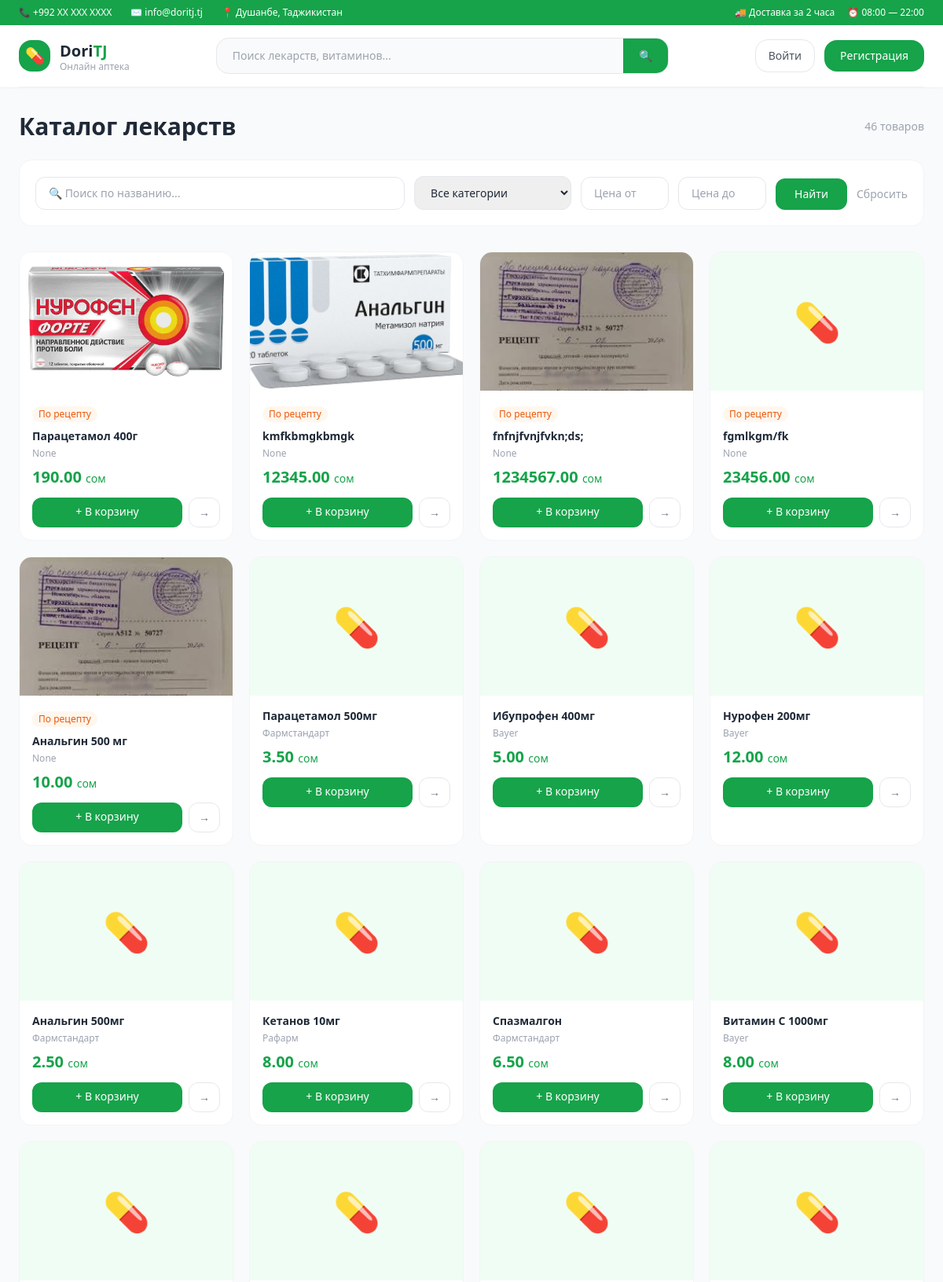
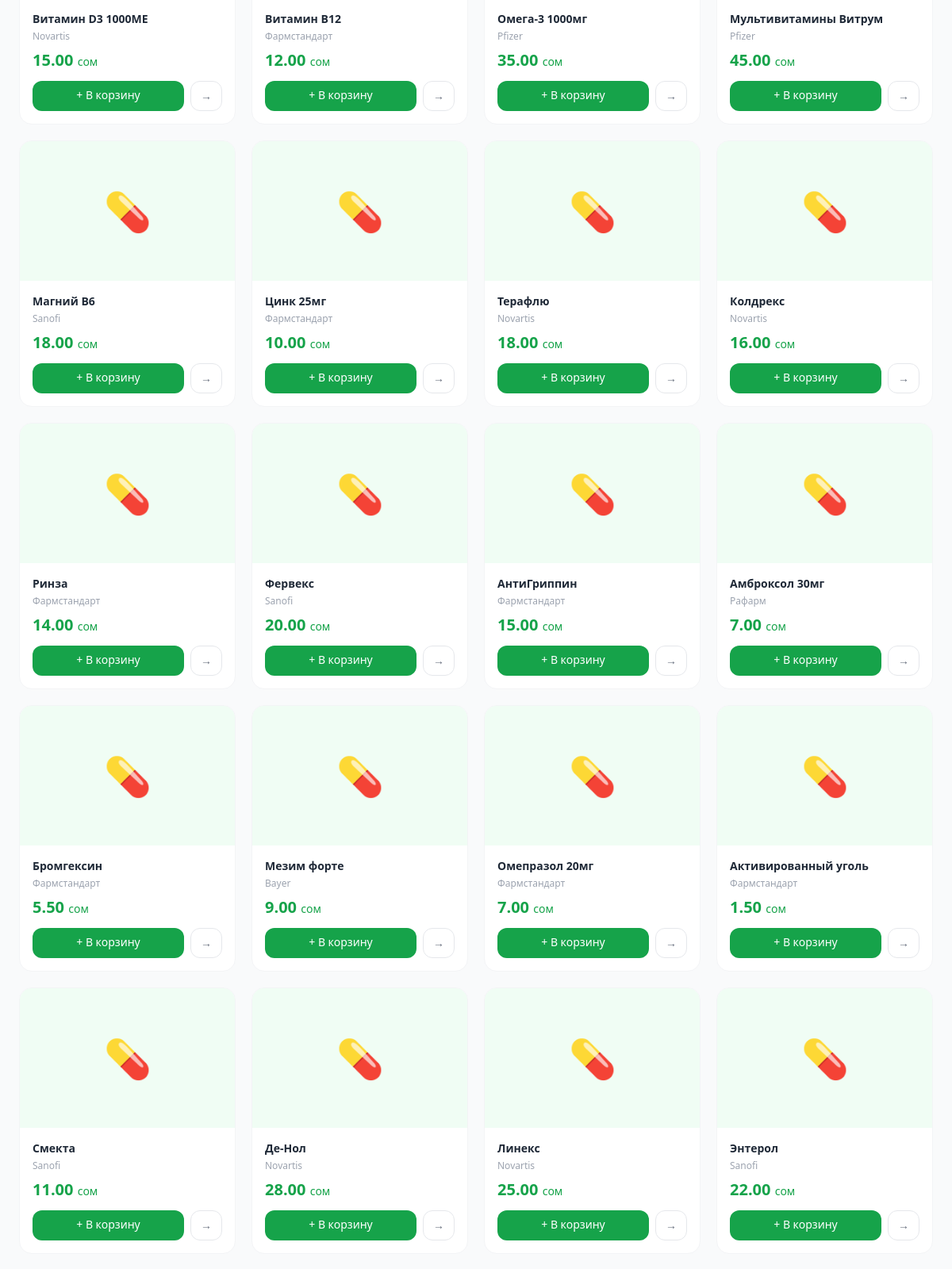
Page /catalog/ (upper part) on the committed database (2 pictures, top to bottom).
### products/models.py (models this page shows, shortened)
class Product(models.Model):
    category = models.ForeignKey(Category, on_delete=models.CASCADE)
    manufacturer = models.ForeignKey(Manufacturer, on_delete=models.SET_NULL, null=True)
    name = models.CharField(max_length=200)
    description = models.TextField(blank=True)
    price = models.DecimalField(max_digits=10, decimal_places=2)
    stock = models.PositiveIntegerField(default=0)
    image = models.ImageField(upload_to='products/', blank=True, null=True)
    is_prescription = models.BooleanField(default=False)
    active_substance = models.CharField(max_length=200, blank=True)
    created_at = models.DateTimeField(auto_now_add=True)
    is_deleted = models.BooleanField(default=False)

class Manufacturer(models.Model):
    name = models.CharField(max_length=200)
    country = models.CharField(max_length=100)
    description = models.TextField()
    def __str__(self):
        return self.name

### products/views.py (the view)
# urls.py: path('catalog/', views.catalog, name='catalog'),
def catalog(request):
    products = Product.objects.filter(stock__gt=0)
    categories = Category.objects.all()
    category_slug = request.GET.get('category')
    search = request.GET.get('search')
    min_price = request.GET.get('min_price')
    max_price = request.GET.get('max_price')
    is_prescription = request.GET.get('is_prescription')
    if category_slug:
        products = products.filter(category__slug=category_slug)
    if search:
        products = products.filter(name__icontains=search) | \
                   products.filter(active_substance__icontains=search)
    if min_price:
        products = products.filter(price__gte=min_price)
    if max_price:
        products = products.filter(price__lte=max_price)
    if is_prescription:
        products = products.filter(is_prescription=True)
    return render(request, 'catalog.html', {
        'products': products,
        'categories': categories,
    })

### templates/catalog.html (shortened to what this page needs)
{% extends 'base.html' %}
{% block content %}
<div class="flex items-center justify-between mb-6">
    <h1 class="text-3xl font-bold text-gray-800">Каталог лекарств</h1>
    <div class="flex items-center gap-3">
        <span class="text-gray-400 text-sm">{{ products|length }} товаров</span>
    </div>
</div>
<div class="bg-white rounded-2xl border border-gray-100 p-5 mb-8">
    <form method="GET" class="flex flex-wrap gap-3 items-end">
        <input type="text" name="search" placeholder="🔍 Поиск по названию..."
               value="{{ request.GET.search }}"
               class="flex-1 min-w-48 border border-gray-200 rounded-xl px-4 py-2.5 text-sm focus:outline-none focus:border-green-400">
        <select name="category"
                class="border border-gray-200 rounded-xl px-4 py-2.5 text-sm focus:outline-none focus:border-green-400">
            <option value="">Все категории</option>
        </select>
        <input type="number" name="min_price" placeholder="Цена от"
               value="{{ request.GET.min_price }}"
               class="w-28 border border-gray-200 rounded-xl px-4 py-2.5 text-sm focus:outline-none focus:border-green-400">
        <input type="number" name="max_price" placeholder="Цена до"
               value="{{ request.GET.max_price }}"
               class="w-28 border border-gray-200 rounded-xl px-4 py-2.5 text-sm focus:outline-none focus:border-green-400">
        <button type="submit"
                class="bg-green-600 text-white px-6 py-2.5 rounded-xl text-sm font-medium hover:bg-green-700 transition">
            Найти
        </button>
        <a href="{% url 'catalog' %}" class="text-gray-400 text-sm py-2.5 hover:text-gray-600">Сбросить</a>
    </form>
</div>
<div class="grid grid-cols-2 md:grid-cols-3 lg:grid-cols-4 gap-5">
    {% for product in products %}
    <div class="bg-white rounded-2xl border border-gray-100 overflow-hidden hover:shadow-lg transition group">
        {% if product.image %}
            <img src="{{ product.image.url }}" alt="{{ product.name }}"
                 class="w-full h-44 object-cover group-hover:scale-105 transition duration-300">
        {% else %}
            <div class="w-full h-44 bg-green-50 flex items-center justify-center text-5xl">💊</div>
        {% endif %}
        <div class="p-4">
            {% if product.is_prescription %}
                <span class="text-xs bg-orange-50 text-orange-600 px-2 py-0.5 rounded-full mb-2 inline-block">По рецепту</span>
            {% endif %}
            <h3 class="font-semibold text-gray-800 text-sm mb-1 truncate">{{ product.name }}</h3>
            <p class="text-xs text-gray-400 mb-2">{{ product.manufacturer }}</p>
            <p class="text-green-600 font-bold text-xl mb-3">{{ product.price }} <span class="text-sm font-normal">сом</span></p>
            <div class="flex gap-2">
                <a href="{% url 'add_to_cart' product.pk %}"
                   class="flex-1 text-center bg-green-600 text-white text-sm py-2 rounded-xl hover:bg-green-700 transition">
                    + В корзину
                </a>
                <a href="{% url 'product_detail' product.pk %}"
                   class="px-3 py-2 border border-gray-200 rounded-xl text-sm text-gray-500 hover:border-green-400 hover:text-green-600 transition">
                    →
                </a>
            </div>
        </div>
    </div>
    {% empty %}
    <div class="col-span-4 text-center py-20">
        <div class="text-6xl mb-4">🔍</div>
        <p class="text-gray-400 text-lg">Ничего не найдено</p>
        <a href="{% url 'catalog' %}" class="text-green-600 text-sm mt-2 inline-block hover:underline">Сбросить фильтры</a>
    </div>
    {% endfor %}
</div>
{% endblock %}

### rows in the picture
Product: image (picture), is_prescription "По рецепту", name "Парацетамол 400г", manufacturer "None", price "190.00"
Product: image (picture), is_prescription "По рецепту", name "kmfkbmgkbmgk", manufacturer "None", price "12345.00"
Product: image (picture), is_prescription "По рецепту", name "fnfnjfvnjfvkn;ds;", manufacturer "None", price "1234567.00"
Product: is_prescription "По рецепту", name "fgmlkgm/fk", manufacturer "None", price "23456.00"
Product: image (picture), is_prescription "По рецепту", name "Анальгин 500 мг", manufacturer "None", price "10.00"
Product: name "Парацетамол 500мг", manufacturer "Фармстандарт", price "3.50"
Product: name "Ибупрофен 400мг", manufacturer "Bayer", price "5.00"
Product: name "Нурофен 200мг", manufacturer "Bayer", price "12.00"
Product: name "Анальгин 500мг", manufacturer "Фармстандарт", price "2.50"
Product: name "Кетанов 10мг", manufacturer "Рафарм", price "8.00"
Product: name "Спазмалгон", manufacturer "Фармстандарт", price "6.50"
Product: name "Витамин C 1000мг", manufacturer "Bayer", price "8.00"
Product: name "Витамин D3 1000МЕ", manufacturer "Novartis", price "15.00"
Product: name "Витамин B12", manufacturer "Фармстандарт", price "12.00"
Product: name "Омега-3 1000мг", manufacturer "Pfizer", price "35.00"
Product: name "Мультивитамины Витрум", manufacturer "Pfizer", price "45.00"
Product: name "Магний B6", manufacturer "Sanofi", price "18.00"
Product: name "Цинк 25мг", manufacturer "Фармстандарт", price "10.00"
Product: name "Терафлю", manufacturer "Novartis", price "18.00"
Product: name "Колдрекс", manufacturer "Novartis", price "16.00"
Product: name "Ринза", manufacturer "Фармстандарт", price "14.00"
Product: name "Фервекс", manufacturer "Sanofi", price "20.00"
Product: name "АнтиГриппин", manufacturer "Фармстандарт", price "15.00"
Product: name "Амброксол 30мг", manufacturer "Рафарм", price "7.00"
Product: name "Бромгексин", manufacturer "Фармстандарт", price "5.50"
Product: name "Мезим форте", manufacturer "Bayer", price "9.00"
Product: name "Омепразол 20мг", manufacturer "Фармстандарт", price "7.00"
Product: name "Активированный уголь", manufacturer "Фармстандарт", price "1.50"
Product: name "Смекта", manufacturer "Sanofi", price "11.00"
Product: name "Де-Нол", manufacturer "Novartis", price "28.00"
Product: name "Линекс", manufacturer "Novartis", price "25.00"
Product: name "Энтерол", manufacturer "Sanofi", price "22.00"

### other values in the picture
{{ products|length }} "46"
